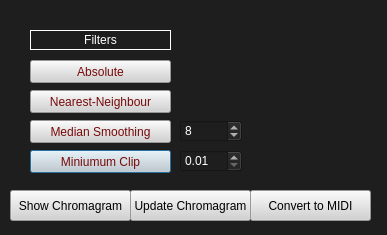
<?xml version="1.0" encoding="UTF-8"?>
<ui version="4.0">
 <class>Dialog</class>
 <widget class="QDialog" name="Dialog">
  <property name="geometry">
   <rect>
    <x>0</x>
    <y>0</y>
    <width>387</width>
    <height>235</height>
   </rect>
  </property>
  <property name="windowTitle">
   <string>Dialog</string>
  </property>
  <property name="styleSheet">
   <string notr="true">color: rgb(255, 255, 255);
background-color: rgb(30, 30, 30);
</string>
  </property>
  <widget class="QPushButton" name="minClipFilter">
   <property name="geometry">
    <rect>
     <x>30</x>
     <y>150</y>
     <width>141</width>
     <height>23</height>
    </rect>
   </property>
   <property name="styleSheet">
    <string notr="true">QPushButton {color:rgb(0, 0, 0);} 
QPushButton {color: rgb(120, 10, 10); background:rgb(210, 210, 210);} 
QPushButton:checked{color: rgb(20, 140, 50); background:rgb(50, 50, 50);}
QPushButton:disabled{color: rgb(70, 70, 70);background-color: rgb(160, 160, 160); border-style: None;}</string>
   </property>
   <property name="text">
    <string>Miniumum Clip</string>
   </property>
   <property name="checkable">
    <bool>true</bool>
   </property>
  </widget>
  <widget class="QPushButton" name="mSmoothingFilter">
   <property name="geometry">
    <rect>
     <x>30</x>
     <y>120</y>
     <width>141</width>
     <height>23</height>
    </rect>
   </property>
   <property name="styleSheet">
    <string notr="true">QPushButton {color:rgb(0, 0, 0);} 
QPushButton {color: rgb(120, 10, 10); background:rgb(210, 210, 210);} 
QPushButton:checked{color: rgb(20, 140, 50); background:rgb(50, 50, 50);}
QPushButton:disabled{color: rgb(70, 70, 70);background-color: rgb(160, 160, 160); border-style: None;}</string>
   </property>
   <property name="text">
    <string>Median Smoothing</string>
   </property>
   <property name="checkable">
    <bool>true</bool>
   </property>
  </widget>
  <widget class="QPushButton" name="nnFilter">
   <property name="geometry">
    <rect>
     <x>30</x>
     <y>90</y>
     <width>141</width>
     <height>23</height>
    </rect>
   </property>
   <property name="styleSheet">
    <string notr="true">QPushButton {color:rgb(0, 0, 0);} 
QPushButton {color: rgb(120, 10, 10); background:rgb(210, 210, 210);} 
QPushButton:checked{color: rgb(20, 140, 50); background:rgb(50, 50, 50);}
QPushButton:disabled{color: rgb(70, 70, 70);background-color: rgb(160, 160, 160); border-style: None;}</string>
   </property>
   <property name="text">
    <string>Nearest-Neighbour</string>
   </property>
   <property name="checkable">
    <bool>true</bool>
   </property>
  </widget>
  <widget class="QPushButton" name="absoluteFilter">
   <property name="geometry">
    <rect>
     <x>30</x>
     <y>60</y>
     <width>141</width>
     <height>23</height>
    </rect>
   </property>
   <property name="styleSheet">
    <string notr="true">QPushButton {color:rgb(0, 0, 0);} 
QPushButton {color: rgb(120, 10, 10); background:rgb(210, 210, 210);} 
QPushButton:checked{color: rgb(20, 140, 50); background:rgb(50, 50, 50);}
QPushButton:disabled{color: rgb(70, 70, 70);background-color: rgb(160, 160, 160); border-style: None;}</string>
   </property>
   <property name="text">
    <string>Absolute</string>
   </property>
   <property name="checkable">
    <bool>true</bool>
   </property>
  </widget>
  <widget class="QLabel" name="label">
   <property name="geometry">
    <rect>
     <x>30</x>
     <y>30</y>
     <width>141</width>
     <height>20</height>
    </rect>
   </property>
   <property name="frameShape">
    <enum>QFrame::Panel</enum>
   </property>
   <property name="lineWidth">
    <number>1</number>
   </property>
   <property name="text">
    <string>Filters</string>
   </property>
   <property name="textFormat">
    <enum>Qt::RichText</enum>
   </property>
   <property name="scaledContents">
    <bool>false</bool>
   </property>
   <property name="alignment">
    <set>Qt::AlignCenter</set>
   </property>
   <property name="wordWrap">
    <bool>false</bool>
   </property>
   <property name="margin">
    <number>0</number>
   </property>
   <property name="indent">
    <number>-1</number>
   </property>
  </widget>
  <widget class="QDoubleSpinBox" name="minClipValue">
   <property name="geometry">
    <rect>
     <x>180</x>
     <y>150</y>
     <width>62</width>
     <height>22</height>
    </rect>
   </property>
   <property name="minimum">
    <double>0.010000000000000</double>
   </property>
   <property name="maximum">
    <double>90.000000000000000</double>
   </property>
   <property name="singleStep">
    <double>0.010000000000000</double>
   </property>
  </widget>
  <widget class="QPushButton" name="convertMidi">
   <property name="geometry">
    <rect>
     <x>250</x>
     <y>190</y>
     <width>121</width>
     <height>31</height>
    </rect>
   </property>
   <property name="styleSheet">
    <string notr="true">QPushButton {color: rgb(0, 0, 0); background-color: rgb(210, 210, 210);} 
QPushButton:disabled{color: rgb(70, 70, 70);background-color: rgb(160, 160, 160);}
</string>
   </property>
   <property name="text">
    <string>Convert to MIDI</string>
   </property>
  </widget>
  <widget class="QPushButton" name="updateChroma">
   <property name="geometry">
    <rect>
     <x>130</x>
     <y>190</y>
     <width>121</width>
     <height>31</height>
    </rect>
   </property>
   <property name="styleSheet">
    <string notr="true">QPushButton {color: rgb(0, 0, 0); background-color: rgb(210, 210, 210);} 
QPushButton:disabled{color: rgb(70, 70, 70);background-color: rgb(160, 160, 160);}
</string>
   </property>
   <property name="text">
    <string>Update Chromagram</string>
   </property>
  </widget>
  <widget class="QPushButton" name="showChroma">
   <property name="geometry">
    <rect>
     <x>10</x>
     <y>190</y>
     <width>121</width>
     <height>31</height>
    </rect>
   </property>
   <property name="styleSheet">
    <string notr="true">QPushButton {color: rgb(0, 0, 0); background-color: rgb(210, 210, 210);} 
QPushButton:disabled{color: rgb(70, 70, 70);background-color: rgb(160, 160, 160);}
</string>
   </property>
   <property name="text">
    <string>Show Chromagram</string>
   </property>
  </widget>
  <widget class="QDoubleSpinBox" name="mSmoothingValue">
   <property name="geometry">
    <rect>
     <x>180</x>
     <y>120</y>
     <width>62</width>
     <height>22</height>
    </rect>
   </property>
   <property name="decimals">
    <number>0</number>
   </property>
   <property name="minimum">
    <double>1.000000000000000</double>
   </property>
   <property name="maximum">
    <double>100.000000000000000</double>
   </property>
   <property name="singleStep">
    <double>1.000000000000000</double>
   </property>
   <property name="value">
    <double>8.000000000000000</double>
   </property>
  </widget>
 </widget>
 <resources/>
 <connections/>
</ui>
